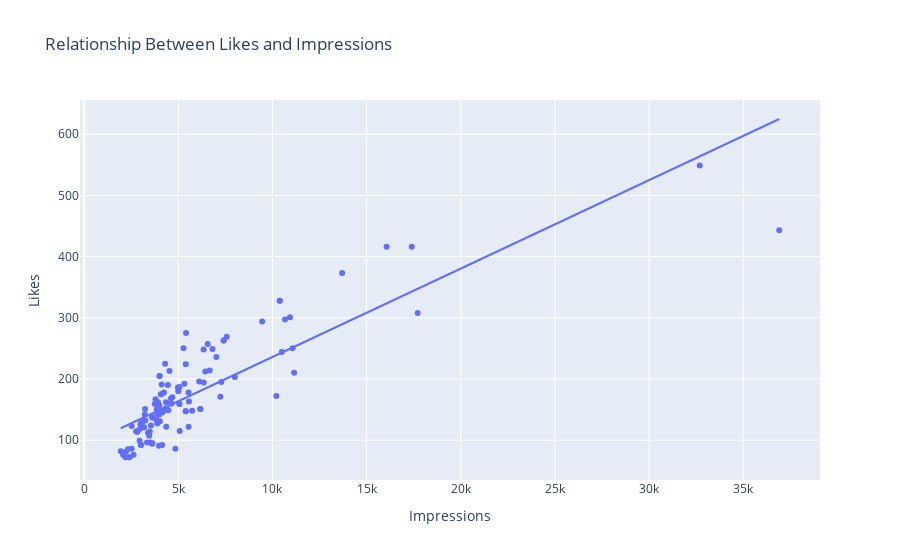

The code cell stored with this chart in its notebook:
### Markdown cell above
# Analyzing Relationship

### Code cell
figure=px.scatter(data_frame=data, x='Impressions', y='Likes', trendline='ols',title='Relationship Between Likes and Impressions')
figure.show()
